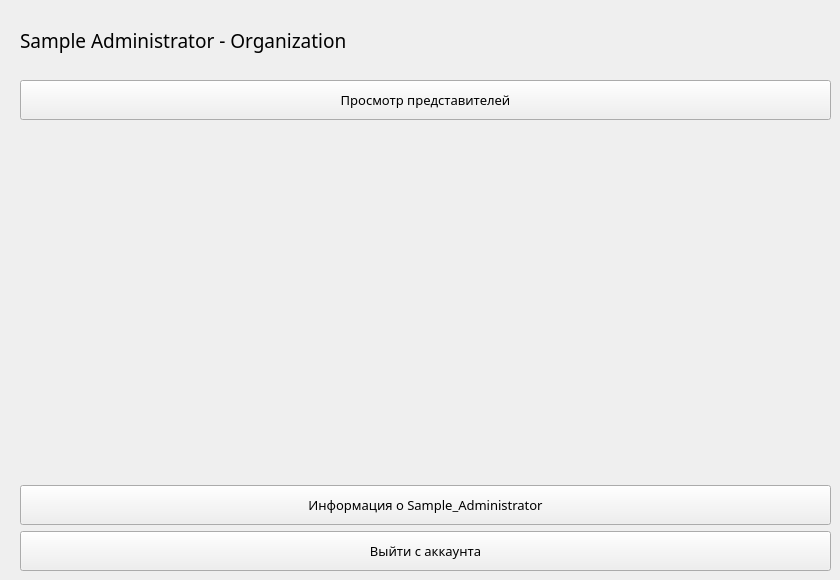
    <widget class="QWidget" name="adminMainMenu">
     <widget class="QLabel" name="adminHeaderLabel">
      <property name="geometry">
       <rect>
        <x>20</x>
        <y>20</y>
        <width>451</width>
        <height>41</height>
       </rect>
      </property>
      <property name="font">
       <font>
        <family>Century Gothic</family>
        <pointsize>14</pointsize>
        <underline>false</underline>
       </font>
      </property>
      <property name="text">
       <string>Sample Administrator - Organization</string>
      </property>
     </widget>
     <widget class="QWidget" name="layoutWidget_2">
      <property name="geometry">
       <rect>
        <x>20</x>
        <y>80</y>
        <width>811</width>
        <height>491</height>
       </rect>
      </property>
      <layout class="QVBoxLayout" name="represButtons_2">
       <item>
        <widget class="QPushButton" name="adminShowRepresButton">
         <property name="minimumSize">
          <size>
           <width>0</width>
           <height>40</height>
          </size>
         </property>
         <property name="font">
          <font>
           <family>Century Gothic</family>
           <pointsize>10</pointsize>
          </font>
         </property>
         <property name="text">
          <string>Просмотр представителей</string>
         </property>
        </widget>
       </item>
       <item>
        <spacer name="verticalSpacer_3">
         <property name="orientation">
          <enum>Qt::Vertical</enum>
         </property>
         <property name="sizeHint" stdset="0">
          <size>
           <width>20</width>
           <height>40</height>
          </size>
         </property>
        </spacer>
       </item>
       <item>
        <widget class="QPushButton" name="adminInfoButton">
         <property name="minimumSize">
          <size>
           <width>0</width>
           <height>40</height>
          </size>
         </property>
         <property name="font">
          <font>
           <family>Century Gothic</family>
           <pointsize>10</pointsize>
          </font>
         </property>
         <property name="text">
          <string>Информация о Sample_Administrator</string>
         </property>
        </widget>
       </item>
       <item>
        <widget class="QPushButton" name="adminSignOutButton">
         <property name="minimumSize">
          <size>
           <width>0</width>
           <height>40</height>
          </size>
         </property>
         <property name="font">
          <font>
           <family>Century Gothic</family>
           <pointsize>10</pointsize>
          </font>
         </property>
         <property name="text">
          <string>Выйти с аккаунта</string>
         </property>
        </widget>
       </item>
      </layout>
     </widget>
    </widget>
